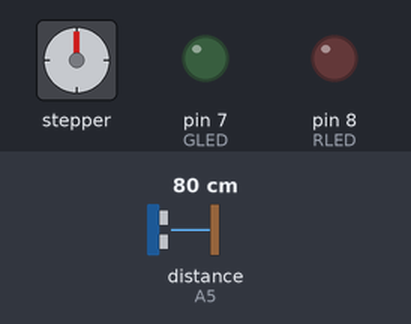
The sketch below on a simulated Arduino Uno, built with avr-gcc and run on an emulated ATmega328P. Shown: stepper motor, output pins drawn as LEDs (lit = HIGH). Wiring (inferred from the names in the program): ultrasonic range finder: trigger pin 2; echo A5; stepper motor (2048 steps per turn assumed): coils pin 10, pin 11, pin 12, pin 13. The test bench sets the inputs (shaded band); at power-on: distance to the obstacle (sensor on A5) 80 cm. The echo pulse lasts 58.3 µs per cm; pins used as bus, display or sensor lines are not drawn.

Above: at 1.2 s.
1.3 s: distance to the obstacle (sensor on A5) set to 59 cm
2.8 s: distance to the obstacle (sensor on A5) set to 53 cm
At 3.22 s:
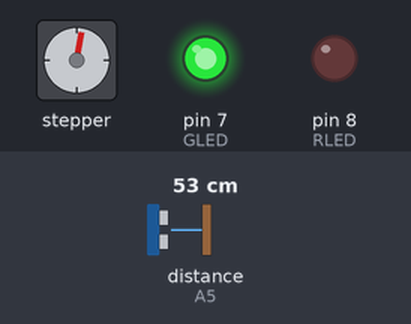
At 3.65 s:
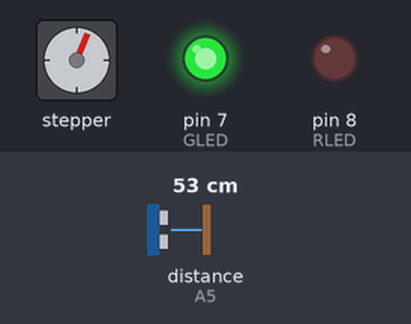
5.8 s: distance to the obstacle (sensor on A5) set to 27 cm
8.8 s: distance to the obstacle (sensor on A5) set to 23 cm
At 8.97 s:
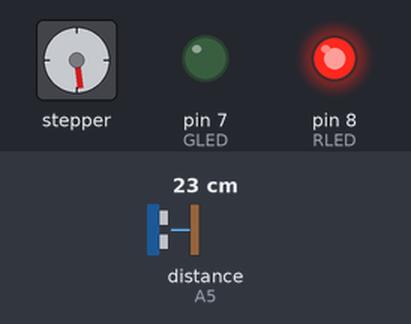
11.8 s: distance to the obstacle (sensor on A5) set to 2 cm
14.8 s: distance to the obstacle (sensor on A5) set to 35 cm
At 15.22 s:
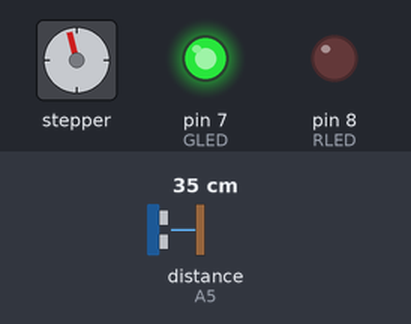
Timing chart, 0 to 23.1 s (numbered marks = the images above; inputs shaded):
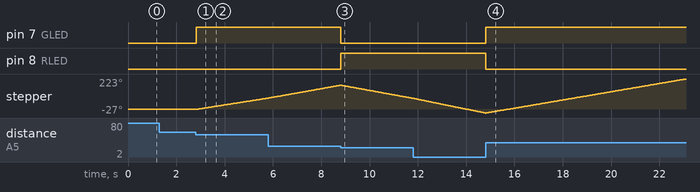

Measured:
- the behaviour switches between 56 and 55 cm on distance to the obstacle (sensor on A5) (found by bisection; images 0 and 1)
- the behaviour switches between 26 and 25 cm on distance to the obstacle (sensor on A5) (found by bisection; images 2 and 3)
- after the input at 1.3 s, every drawn part: stays the same
- after the input at 2.8 s, pin 7 (GLED): LOW → HIGH at once; stepper: keeps turning clockwise at about 28°/s, starting after 0.05 s
- after the input at 8.8 s, pin 7 (GLED): HIGH → LOW at once; pin 8 (RLED): LOW → HIGH at once
- after the input at 14.8 s, pin 7 (GLED): LOW → HIGH at once; pin 8 (RLED): HIGH → LOW at once

The sketch:

ArduinoWheels.ino
```cpp
//setting all 4 Pins for steper motor and driving directions
boolean reverse = 0;
boolean forward = 1;
int STPIN_1 = 10;
int STPIN_2 = 11;
int STPIN_3 = 12;
int STPIN_4 = 13;
int Mdelay = 4; // this defines the delay between the motor magnets turning on which in turn increases the speed as it is decreased
//Recommended minimum value for Mdelay is 4

//setting Pins for distance sensor
int Trig = 2;
int Echo = A5;
long duration; // variable for the duration of sound wave travel
int distance; // variable for the distance measurement
int Hand = 9+15; // distance from hand in cm, opens when hand is 15 cm from end of mouth
int MaxDistance = 15 + 40; // distance that the hand can be from the sensor to be detected in cm

//setting Pins for Main lights to indicate forward and reverse movement
int GLED = 7;
int RLED = 8;


void setup()
{
  //setup Stepper Motor 4 Pins(Magnets)
  pinMode(STPIN_1, OUTPUT);
  pinMode(STPIN_2, OUTPUT);
  pinMode(STPIN_3, OUTPUT);
  pinMode(STPIN_4, OUTPUT);
  //setup distance sensor
  pinMode(Trig, OUTPUT); // Sets the trigPin as an OUTPUT
  pinMode(Echo, INPUT); // Sets the echoPin as an INPUT
  //setup of Serial for feedback
  Serial.begin(9600); // Serial Communication is starting with 9600 of baudrate speed
  //setup LEDpins
  pinMode(GLED, OUTPUT);
  pinMode(RLED, OUTPUT);
}


//Distance functions which get the average of reads that can be set with delay in between

int getDistance(){
  // Clears the trigPin condition
  digitalWrite(Trig, LOW);
  delayMicroseconds(1);
  // Sets the trigPin HIGH (ACTIVE) for 10 microseconds
  digitalWrite(Trig, HIGH);
  delayMicroseconds(5);
  digitalWrite(Trig, LOW);
  // Reads the echoPin, returns the sound wave travel time in microseconds between sensor and obstruction
  duration = pulseIn(Echo, HIGH);
  // Calculating the distance from obstruction
  distance = duration * 0.034 / 2; // Speed of sound wave divided by 2 (go and back)
  // Displays the distance on the Serial Monitor
  return distance;
}

int Average (int Array[], int amountData){ // like the name implies takes the average of the array of distances recorded
   int n = amountData-1;
   int sum = 0;
   for(int i=0; i<n; i++){  //Summing all members of the Array
    sum = sum + Array[i];
   }
   int SUM = sum/n; //dividing sum by number of data points
   return SUM;
}

//Getting Array of values and Averaging them
int variableAverage(int amountData, int delays){

  int sensorValues[amountData]; //setup values array

  for(int i=0; i<amountData; i++){ // this collects all the data points into the same array (sensorValues[])
    sensorValues[i] = getDistance(); //Saving values of distance
    delay(delays);
    //Serial.print(sensorValues[i]);
    //Serial.print(", ");
  }
  //Serial.println(); //this Serial.print and ones above print the recorded values for the average
  //Serial.print("and Average is ");

  int varAverage = Average(sensorValues, amountData);

  //Serial.print(varAverage);
  //Serial.println(" cm"); //these Serial.print and the one above prints the final average
  return varAverage;
}


// Main functions

int step_number = 0;
int StepMotor(bool dir){ // Execution of movement
  if(dir==1){ //turning on magnets in sequence in order to move forwards
    switch(step_number){ //the switch function only runs one of the cases each time the function is called
      case 0:
      digitalWrite(STPIN_1, HIGH);// Turn on Magnet 1 and turn off the rest
      digitalWrite(STPIN_2, LOW);
      digitalWrite(STPIN_3, LOW);
      digitalWrite(STPIN_4, LOW);
      break;
      case 1:
      digitalWrite(STPIN_1, LOW);
      digitalWrite(STPIN_2, HIGH);// Turn on Magnet 2 and turn off the rest
      digitalWrite(STPIN_3, LOW);
      digitalWrite(STPIN_4, LOW);
      break;
      case 2:
      digitalWrite(STPIN_1, LOW);
      digitalWrite(STPIN_2, LOW);
      digitalWrite(STPIN_3, HIGH);// Turn on Magnet 3 and turn off the rest
      digitalWrite(STPIN_4, LOW);
      break;
      case 3:
      digitalWrite(STPIN_1, LOW);
      digitalWrite(STPIN_2, LOW);
      digitalWrite(STPIN_3, LOW);
      digitalWrite(STPIN_4, HIGH);// Turn on Magnet 4 and turn off the rest
      break;
    }
  }
  else{ //turning on magnets in sequence in order to move in reverse
    switch(step_number){
      case 0:
      digitalWrite(STPIN_1, LOW);
      digitalWrite(STPIN_2, LOW);
      digitalWrite(STPIN_3, LOW);
      digitalWrite(STPIN_4, HIGH);// Turn on Magnet 4 and turn off the rest
      break;
      case 1:
      digitalWrite(STPIN_1, LOW);
      digitalWrite(STPIN_2, LOW);
      digitalWrite(STPIN_3, HIGH);// Turn on Magnet 3 and turn off the rest
      digitalWrite(STPIN_4, LOW);
      break;
      case 2:
      digitalWrite(STPIN_1, LOW);
      digitalWrite(STPIN_2, HIGH);// Turn on Magnet 2 and turn off the rest
      digitalWrite(STPIN_3, LOW);
      digitalWrite(STPIN_4, LOW);
      break;
      case 3:
      digitalWrite(STPIN_1, HIGH);// Turn on Magnet 1 and turn off the rest
      digitalWrite(STPIN_2, LOW);
      digitalWrite(STPIN_3, LOW);
      digitalWrite(STPIN_4, LOW);
    }
  }

  step_number++; //for stopping more efficiently
    if(step_number > 3){
      step_number = 0;
    }
}


int DistanceDriving(){ //determines direction and executes movement
  int Fdistance = variableAverage(2,1);
  //Serial.println(Fdistance);

  if(Fdistance > Hand and Fdistance < MaxDistance){
    digitalWrite(GLED, HIGH); // set Eye LEDs to green
    digitalWrite(RLED, LOW); // reset red LED

    for(int i = 0; i <= 3; i++){
      StepMotor(1); // set motor to go forwards
    delay(Mdelay);
    }

    //Serial.println(" Forward");
  }
  else if(Fdistance <= Hand){
    digitalWrite(RLED, HIGH); // set Eye LEDs to red
    digitalWrite(GLED, LOW); // reset green LED
    for(int i = 0; i <= 3; i++){
      StepMotor(0); // set motor to go backwards
    delay(Mdelay);
    }

    //Serial.println(" Backwards");
  }
  else{
    // Motor doesn't need to run
    digitalWrite(GLED, LOW); // reset green LED
    digitalWrite(RLED, LOW); // reset red LED
  }
  return;
}

//LED functions

void loop(){

  DistanceDriving();

}
```
